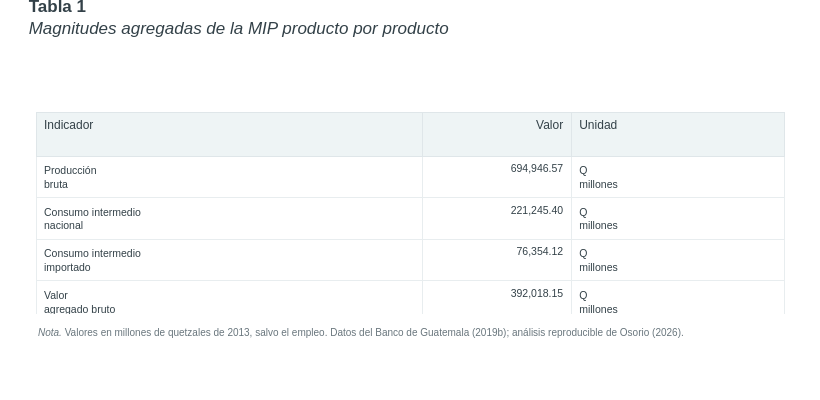

Notebook source saved alongside this figure:
### Markdown cell above
## 1. Escala y composición de la producción

El *valor bruto de la producción (VBP)* mide el valor total de los bienes y servicios producidos antes de descontar el consumo intermedio. El *valor agregado bruto (VAB)* recoge el valor generado por los factores productivos y los demás componentes primarios asociados con esa producción (Banco de Guatemala, 2019c; Comisión Europea et al., 2016).

La primera figura identifica los productos de mayor tamaño dentro de la MIP producto por producto. El gráfico utiliza nombres completos; el código aparece únicamente como referencia secundaria en la tabla.

### Code cell
#@title { display-mode: "form" }
produccion_total = float(x.sum())
consumo_domestico_total = float(Z_d.sum())
consumo_importado_total = float(Z_m.sum())
vab_total = float((coef_vab * x).sum())
empleo_total = float(puestos.sum())

mostrar_tabla_indicadores([
    ("Producción bruta", fmt_num(produccion_total, 2), "Q millones"),
    ("Consumo intermedio nacional", fmt_num(consumo_domestico_total, 2), "Q millones"),
    ("Consumo intermedio importado", fmt_num(consumo_importado_total, 2), "Q millones"),
    ("Valor agregado bruto", fmt_num(vab_total, 2), "Q millones"),
    ("Puestos de trabajo asociados", fmt_entero(empleo_total), "puestos"),
], "Tabla 1. Magnitudes agregadas de la MIP producto por producto", "Valores en millones de quetzales de 2013, salvo el empleo.")

tabla_produccion = produccion[["codigo", "producto", "produccion_precios_basicos"]].rename(
    columns={"produccion_precios_basicos": "produccion"}
)
tabla_produccion["participacion"] = 100 * tabla_produccion["produccion"] / produccion_total
principales_produccion = (
    tabla_produccion.nlargest(10, "produccion")
    .sort_values(["produccion", "producto"], ascending=[False, True], kind="mergesort")
)

### Figure 1 — Plotly figure (JSON) as saved in the notebook; plotly's stock layout.template omitted (floating-point values rounded to 4 significant figures)
{"data": [{"cells": {"align": ["left", "right", "left"], "fill": {"color": "white"}, "font": {"color": "#334148", "size": 10.5}, "height": 30, "line": {"color": "#e8edef"}, "values": [["Producción<br>bruta", "Consumo intermedio<br>nacional", "Consumo intermedio<br>importado", "Valor<br>agregado bruto", "Puestos de<br>trabajo asociados"], ["694,946.57", "221,245.40", "76,354.12", "392,018.15", "6,934,860"], ["Q<br>millones", "Q<br>millones", "Q<br>millones", "Q<br>millones", "puestos"]]}, "columnwidth": [3.0, 1.15, 1.65], "header": {"align": ["left", "right", "left"], "fill": {"color": "#eef4f5"}, "font": {"color": "#334148", "size": 12}, "height": 44, "line": {"color": "#dfe6e9"}, "values": ["Indicador", "Valor", "Unidad"]}, "type": "table"}], "layout": {"title": {"pad": {"b": 8}, "font": {"size": 17}, "text": "<b>Tabla 1</b><br><i>Magnitudes agregadas de la MIP producto por producto</i>", "x": 0.035, "xref": "container", "xanchor": "left", "y": 0.97, "yref": "container", "yanchor": "top", "automargin": false}, "font": {"family": "Arial, sans-serif", "size": 12, "color": "#334148"}, "margin": {"l": 36, "r": 36, "t": 112, "b": 86}, "hoverlabel": {"font": {"size": 12, "family": "Arial"}, "bgcolor": "white"}, "height": 400, "paper_bgcolor": "white", "plot_bgcolor": "white", "annotations": [{"align": "left", "font": {"color": "#69767d", "size": 10}, "showarrow": false, "text": "<i>Nota.</i> Valores en millones de quetzales de 2013, salvo el empleo. Datos del Banco de Guatemala (2019b); análisis reproducible de Osorio (2026).", "x": 0, "xanchor": "left", "xref": "paper", "xshift": 0, "y": -0.055, "yanchor": "top", "yref": "paper"}], "width": 820, "autosize": false}}
